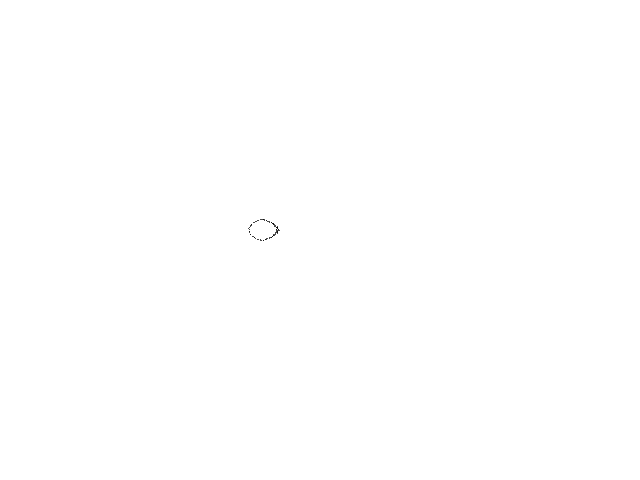
Frame 1 (no input)
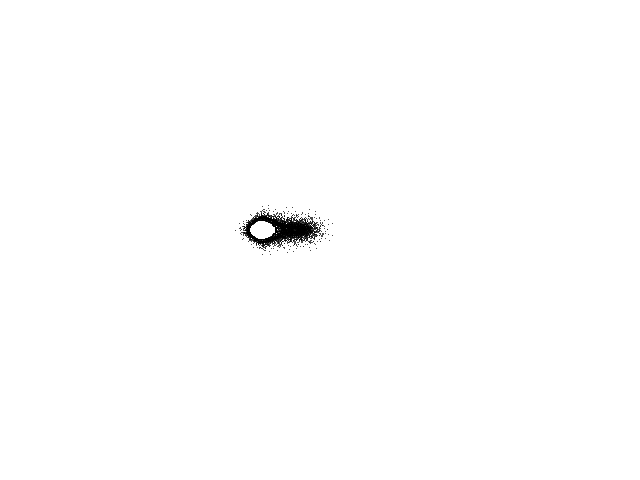
Frame 60 (the mouse pressed at the canvas centre just before this capture)
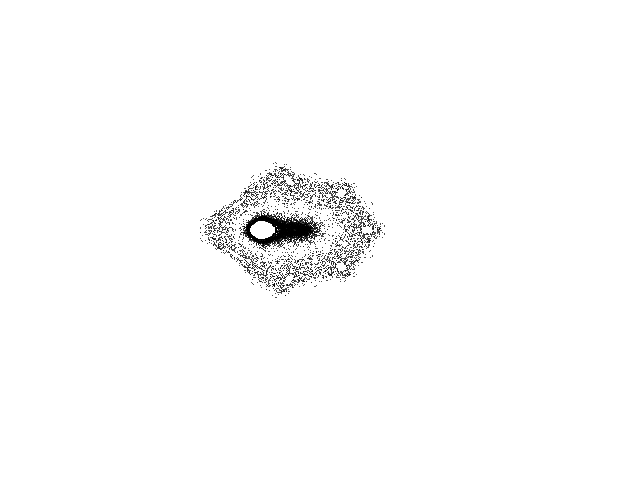
Frame 120 (the mouse held since frame 60 and released just before this capture)

The Processing sketch that drew these frames (run headless with seeded random() and noise(); from frame 60 on, the mouse is pressed at the canvas centre):

// Processing sketch: Gumowski_C
// ── Gumowski_C.pde
// Gumowski-Mira C chaotic map //

  float x = 0.5;
  float y = 0.5;
  float a = 0.000001;
  float b = 0.05;
  float m = 0.431818;
  float w = 0.0;


void setup() {
  
  size(640,480);
  background(255);
  
}


void draw() {
  
  for (int i=0; i<100; i++) {
     
    float nx = x;
    float ny = y;
 
    x = ny + a * (1.0 - b * pow(ny, 2.0)) * ny + w;
    w = m * x + (2.0 * (1.0 - m) * pow(x, 2.0)) / (1.0 + pow(x, 2.0));
    y = -nx + w;
    
    point(260 + (34 * x), 230 + (32 * y));
        
  }

}
